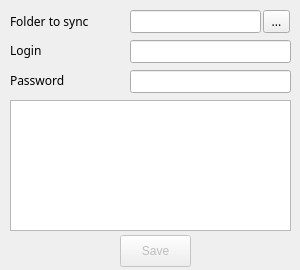
<?xml version="1.0" encoding="UTF-8"?>
<ui version="4.0">
 <class>MainWindow</class>
 <widget class="QMainWindow" name="MainWindow">
  <property name="geometry">
   <rect>
    <x>0</x>
    <y>0</y>
    <width>300</width>
    <height>270</height>
   </rect>
  </property>
  <property name="font">
   <font>
    <family>Helvetica CY</family>
   </font>
  </property>
  <property name="windowTitle">
   <string>TDS Dropbox setup</string>
  </property>
  <widget class="QWidget" name="centralwidget">
   <widget class="QPushButton" name="buttonSave">
    <property name="enabled">
     <bool>false</bool>
    </property>
    <property name="geometry">
     <rect>
      <x>120</x>
      <y>235</y>
      <width>71</width>
      <height>32</height>
     </rect>
    </property>
    <property name="font">
     <font>
      <family>Lucida Grande</family>
     </font>
    </property>
    <property name="text">
     <string>Save</string>
    </property>
    <property name="autoDefault">
     <bool>false</bool>
    </property>
    <property name="default">
     <bool>false</bool>
    </property>
    <property name="flat">
     <bool>false</bool>
    </property>
   </widget>
   <widget class="QLineEdit" name="inputFolder">
    <property name="geometry">
     <rect>
      <x>130</x>
      <y>10</y>
      <width>131</width>
      <height>23</height>
     </rect>
    </property>
   </widget>
   <widget class="QToolButton" name="buttonSelectFolder">
    <property name="geometry">
     <rect>
      <x>263</x>
      <y>10</y>
      <width>27</width>
      <height>23</height>
     </rect>
    </property>
    <property name="text">
     <string>...</string>
    </property>
    <property name="toolButtonStyle">
     <enum>Qt::ToolButtonIconOnly</enum>
    </property>
    <property name="autoRaise">
     <bool>false</bool>
    </property>
    <property name="arrowType">
     <enum>Qt::NoArrow</enum>
    </property>
   </widget>
   <widget class="QLabel" name="labelFolder">
    <property name="geometry">
     <rect>
      <x>10</x>
      <y>13</y>
      <width>101</width>
      <height>16</height>
     </rect>
    </property>
    <property name="text">
     <string>Folder to sync</string>
    </property>
   </widget>
   <widget class="QLineEdit" name="inputLogin">
    <property name="geometry">
     <rect>
      <x>130</x>
      <y>40</y>
      <width>161</width>
      <height>23</height>
     </rect>
    </property>
   </widget>
   <widget class="QLineEdit" name="inputPassword">
    <property name="geometry">
     <rect>
      <x>130</x>
      <y>70</y>
      <width>161</width>
      <height>23</height>
     </rect>
    </property>
   </widget>
   <widget class="QLabel" name="labelLogin">
    <property name="geometry">
     <rect>
      <x>10</x>
      <y>42</y>
      <width>62</width>
      <height>16</height>
     </rect>
    </property>
    <property name="text">
     <string>Login</string>
    </property>
   </widget>
   <widget class="QLabel" name="labelPassword">
    <property name="geometry">
     <rect>
      <x>10</x>
      <y>72</y>
      <width>62</width>
      <height>16</height>
     </rect>
    </property>
    <property name="text">
     <string>Password</string>
    </property>
   </widget>
   <widget class="QPlainTextEdit" name="output">
    <property name="enabled">
     <bool>true</bool>
    </property>
    <property name="geometry">
     <rect>
      <x>10</x>
      <y>100</y>
      <width>281</width>
      <height>131</height>
     </rect>
    </property>
    <property name="font">
     <font>
      <pointsize>11</pointsize>
     </font>
    </property>
    <property name="cursor" stdset="0">
     <cursorShape>IBeamCursor</cursorShape>
    </property>
    <property name="frameShape">
     <enum>QFrame::StyledPanel</enum>
    </property>
    <property name="readOnly">
     <bool>true</bool>
    </property>
    <property name="plainText">
     <string notr="true"/>
    </property>
   </widget>
  </widget>
 </widget>
 <resources/>
 <connections/>
</ui>
